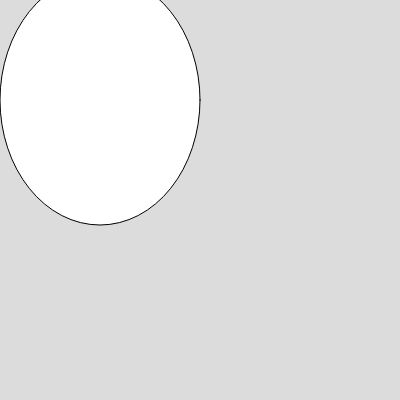
Frame 1 (no input)
Frame 60 (no input): identical to frame 1, image omitted
Frame 120 (the mouse pressed at the canvas centre since frame 60): identical to frame 1, image omitted

The p5.js sketch that drew this single still picture (run headless with seeded random() and noise() and a simulated clock; from frame 60 on, the mouse is pressed at the canvas centre):

// p5.js sketch
// ── sketch.js
function setup() {
  createCanvas(400, 400);
}

function draw() {
  background(220);
  rect(30,30,100,100);
  ellipse(100,100,200,250);
}
